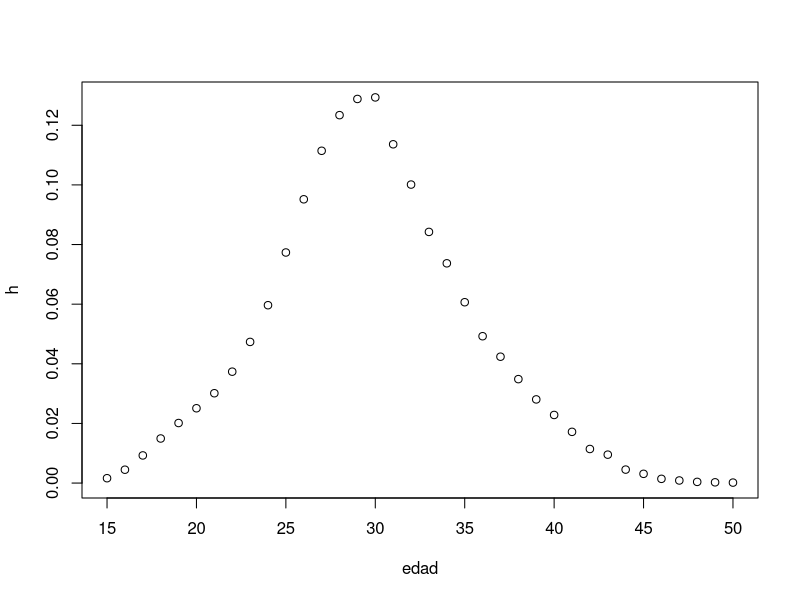
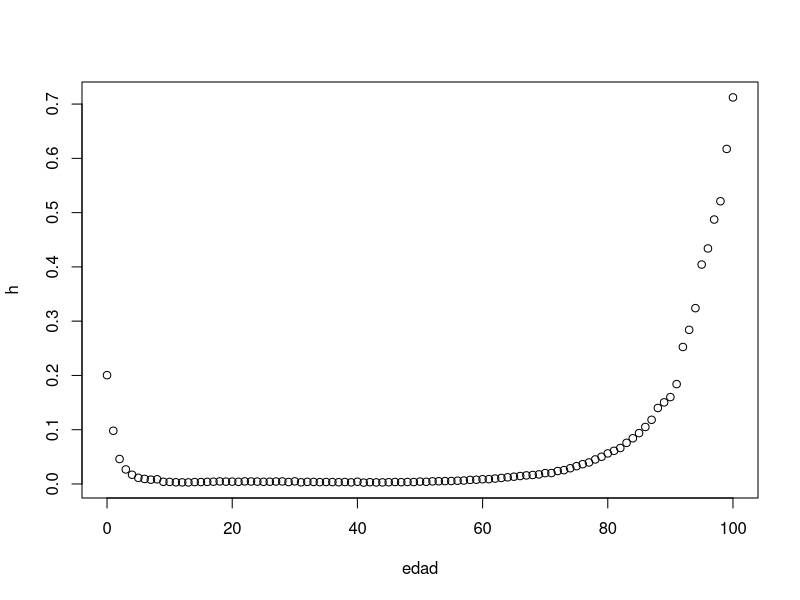
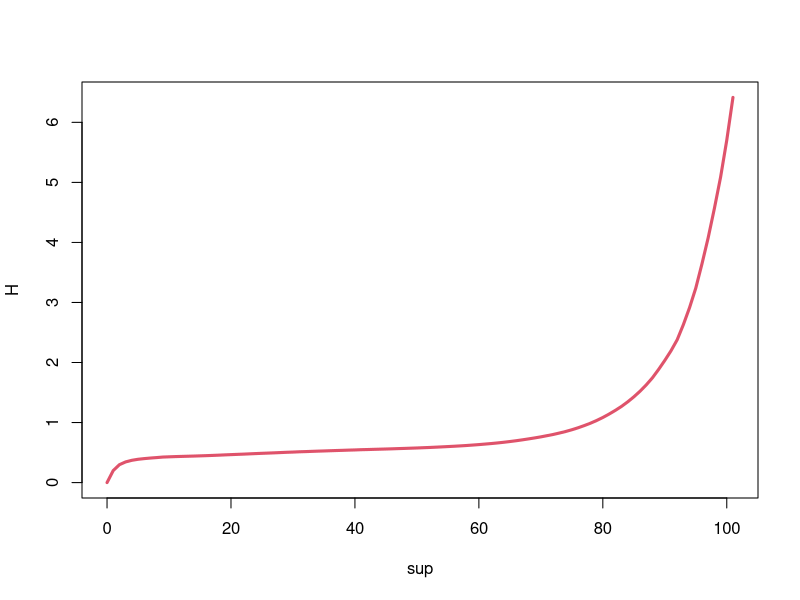

Generate these figures, in order, with R:
################################################################################
# Demografía 2024 IESTA                                                        #
# Daniel Ciganda                                                               # 
# Laboratorio: Simulación de tiempos a distintos eventos demográficos          # 
# 31 de Octubre de 2024                                                        #   
################################################################################

# El objetivo de este módulo es simular tiempos de espera o duraciones a los
# eventos fallecimiento y primer hijo. Para esto partimos de unas tasas 
# específicas de mortalidad y unas tasas específicas de transición a la maternidad. 
# Se asume que el riesgo de los eventos es *constante* en cada intervalo (edades)
# Bajo este supuesto, las tasas de ocurrencia/exposición representan al riesgo del evento.
# Es decir que el vector de tasas específicas representa la función de riesgo del evento.

# Vamos a empezar por entender las relaciones entre las funciones de riesgo, riesgo 
# acumulado y función de supervivencia.

###############
#   DATOS     #
###############
# Cargamos los datos de las tasas específicas por edad del primer hijo  
# *condicionales*  de una cohorte
fert <- read.csv(file.path("datos","fx.csv"))
plot(fert)

# Describir lo que se observa en el gráfico. Que son estos valores? Que hay en 
# numerador y denominador para su cálculo?

# Estamos viendo la probabilidad de tener el primer hijo de una cohorte de mujeres
# que aun no tuvieron, en el denominador estan los años persona del año de mujeres 
# que aun no experimentaron el evento (nacimiento), en el numerador tenemos 
# la cantidad de primeros nacimientos


# Cargamos los datos de las tasas específicas de mortalidad de una cohorte 
mort <- read.csv(file.path("datos","mx.csv"))
plot(mort)

# Describir lo que se observa en el gráfico? Que son estos valores? Que hay en 
# numerador y denominador para su cálculo?

# En el grafico podemos ver las tasas de mortalidad especificas por edad.
# En el numerador tenemos las defunciones, y en el denominador los años persona o sea
# la exposición al riesgo del evento.

# Estas tasas van a representar nuestra función de riesgo constante a intervalos para 
# las variables aleatorias "Tiempo al Fallecimiento" y "Tiempo al Primer Hijo" 

#################################################################################
#   Función de riesgo, función de riesgo acumulado y función de supervivencia   #
#################################################################################

# input
x <- mort$edad
lambda <- mort$h

# Responder:
# Cuál es el riesgo de morir:
# 1) Entre edades 0-1
lambda[1]
# 0.200466

# 2) Entre edades 50-51
lambda[51]
# 0.0043350

# 3) Entre edades 100-101
lambda[101]
# 0.7123090

# Cual es el riesgo de morir:
# 1) antes de alcanzar la edad exacta 0
0

# 2) antes de alcanzar la edad exacta 1
sum(lambda[seq_len(1)])
# 0.2004660

# 3) antes de alcanzar la edad exacta 100
sum(lambda[seq_len(100)])
# 5.703166

# 4) antes de alcanzar la edad exacta 101
sum(lambda[seq_len(101)])
# 6.415475

# Ejercicio:
# Crear una función pw_H (piece-wise Hazard) con argumentos x, lambda
# que calcule el riesgo acumulado hasta desde edad 0 hasta la edad maxima
# en los datos

pw_h <- function (x, lambda) {
  
  k = sum(lambda[seq_len(x)])
  return(k)
} 

# función de riesgo acumulado



# Responder utilizando la función: 
# Cual es el riesgo de morir:
# 1) antes de alcanzar la edad exacta 0
pw_h(0, lambda)

# 2) antes de alcanzar la edad exacta 1
pw_h(1, lambda)

# 3) antes de alcanzar la edad exacta 100
pw_h(100, lambda)

# 4) antes de alcanzar la edad exacta 101
pw_h(101, lambda)

# Ejercicio: Graficar la función de riesgo acumulado.
# (computar la función en un vector H utilizando pw_H)

h = c(0 : 101)

H = as.vector(lapply(h, function(j) pw_h(j, lambda)))

# Profe
sup <- min(x):(max(x)+1)
H <- rep(NA, length(sup))

for (i in 1:length(sup)) {
  H[i] <- pw_h(i-1, lambda)
}
H
#

plot(sup, H, type="l", lwd=3, col=2)

# Ejercicio: Computar y graficar la función de supervivencia

# Responder: 
# Cual es la probabilidad de sobrevivir:
# 1) a edad exacta 0

# 2) a edad exacta 1

# 3) a edad exacta 100

# 4) a edad exacta 101

# Que significa que esta última probabilidad no sea 0?

